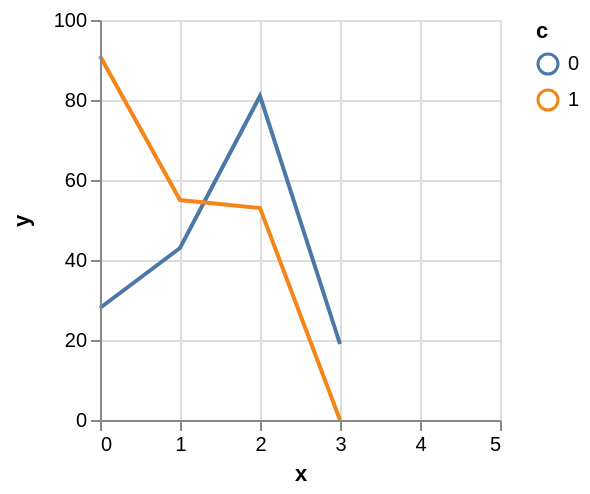

The specification (Vega-Lite) saved for this image:
### Vega specification from a JSON file in a GitHub repository (floating-point values rounded to 4 significant figures)
{"$schema": "https://vega.github.io/schema/vega/v3.json", "autosize": "pad", "padding": 5, "width": 200, "height": 200, "style": "cell", "data": [{"name": "source_0", "values": [{"x": 0, "y": 28, "c": 0}, {"x": 0, "y": 91, "c": 1}, {"x": 1, "y": 43, "c": 0}, {"x": 1, "y": 55, "c": 1}, {"x": 2, "y": 81, "c": 0}, {"x": 2, "y": 53, "c": 1}, {"x": 3, "y": 19, "c": 0}]}, {"name": "data_0", "source": "source_0", "transform": [{"type": "formula", "expr": "toNumber(datum[\"x\"])", "as": "x"}, {"type": "impute", "field": "y", "key": "x", "method": "value", "groupby": ["c"], "value": null}, {"type": "formula", "expr": "datum.y === null ? 0 : datum.y", "as": "y"}]}], "marks": [{"name": "pathgroup", "type": "group", "from": {"facet": {"name": "faceted_path_main", "data": "data_0", "groupby": ["c"]}}, "encode": {"update": {"width": {"field": {"group": "width"}}, "height": {"field": {"group": "height"}}}}, "marks": [{"name": "marks", "type": "line", "style": ["line"], "sort": {"field": "datum[\"x\"]", "order": "descending"}, "from": {"data": "faceted_path_main"}, "encode": {"update": {"stroke": {"scale": "color", "field": "c"}, "x": {"scale": "x", "field": "x"}, "y": {"scale": "y", "field": "y"}, "defined": {"signal": "datum[\"x\"] !== null && !isNaN(datum[\"x\"]) && datum[\"y\"] !== null && !isNaN(datum[\"y\"])"}}}}]}], "scales": [{"name": "x", "type": "linear", "domain": {"data": "data_0", "field": "x"}, "range": [0, {"signal": "width"}], "nice": 1, "zero": false}, {"name": "y", "type": "linear", "domain": {"data": "data_0", "field": "y"}, "range": [{"signal": "height"}, 0], "nice": true, "zero": true}, {"name": "color", "type": "ordinal", "domain": {"data": "data_0", "field": "c", "sort": true}, "range": "category"}], "axes": [{"scale": "x", "orient": "bottom", "grid": false, "title": "x", "labelFlush": true, "labelOverlap": true, "tickCount": {"signal": "ceil(width/40)"}, "zindex": 1}, {"scale": "x", "orient": "bottom", "grid": true, "tickCount": {"signal": "ceil(width/40)"}, "gridScale": "y", "domain": false, "labels": false, "maxExtent": 0, "minExtent": 0, "ticks": false, "zindex": 0}, {"scale": "y", "orient": "left", "grid": false, "title": "y", "labelOverlap": true, "tickCount": {"signal": "ceil(height/40)"}, "zindex": 1}, {"scale": "y", "orient": "left", "grid": true, "tickCount": {"signal": "ceil(height/40)"}, "gridScale": "x", "domain": false, "labels": false, "maxExtent": 0, "minExtent": 0, "ticks": false, "zindex": 0}], "legends": [{"stroke": "color", "title": "c"}], "config": {"axisY": {"minExtent": 30}}}
